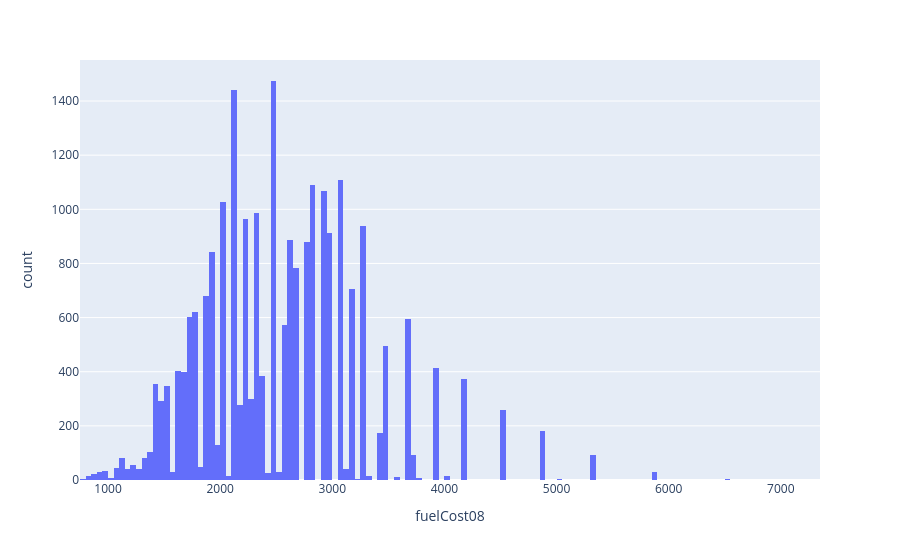

The notebook cell this image was saved under:
### Code cell
fig = px.histogram(df, x='fuelCost08')
fig.show()

### Figure 1 — Plotly figure (JSON) as saved in the notebook; plotly's stock layout.template omitted (floating-point values rounded to 4 significant figures; data arrays with more than 128 entries replaced by an {"elided": "..."} marker saying what was removed)
{"data": [{"bingroup": "x", "hovertemplate": "fuelCost08=%{x}<br>count=%{y}<extra></extra>", "legendgroup": "", "marker": {"color": "#636efa", "pattern": {"shape": ""}}, "name": "", "orientation": "v", "showlegend": false, "type": "histogram", "x": {"elided": "23985 int values"}, "xaxis": "x", "yaxis": "y"}], "layout": {"barmode": "relative", "legend": {"tracegroupgap": 0}, "margin": {"t": 60}, "xaxis": {"anchor": "y", "domain": [0, 1], "title": {"text": "fuelCost08"}}, "yaxis": {"anchor": "x", "domain": [0, 1], "title": {"text": "count"}}}}
